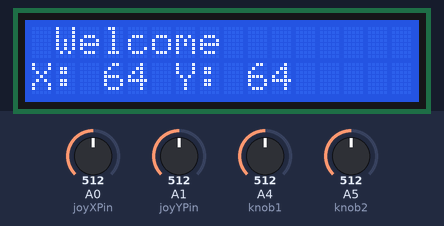
A sketch run on a simulated Arduino Uno, built with avr-gcc and run on an emulated ATmega328P. Shown: 16×2 character LCD. The test bench sets the inputs (shaded band); at power-on: A0 (joyXPin) = 512, A1 (joyYPin) = 512, A4 (knob1) = 512, A5 (knob2) = 512. MIDI output is not drawn; what the sketch prints to the serial monitor is not drawn.

Above: at 1.2 s.
1.3 s: A0 (joyXPin) set to 716
At 2.4 s:
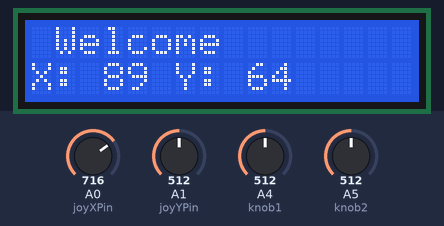
3.5 s: A1 (joyYPin) set to 716
At 5.2 s:
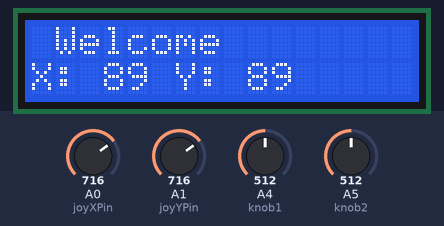
5.5 s: A0 (joyXPin) set to 992
At 7.2 s:
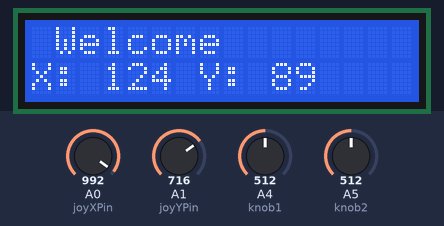
7.5 s: A1 (joyYPin) set to 992
At 9.0 s:
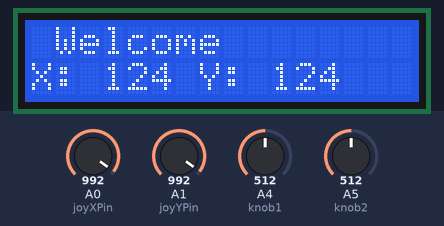
Timing chart, 0 to 10.5 s (numbered marks = the images above; inputs shaded):
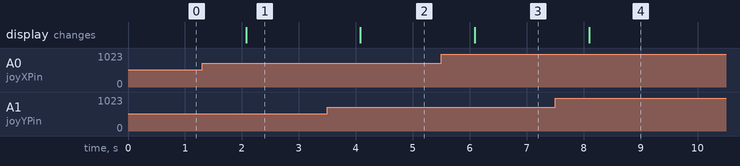

The sketch:

sketch.ino
```cpp
#include <MIDI.h>
#include <Keypad.h>
#include <LiquidCrystal.h>

MIDI_CREATE_DEFAULT_INSTANCE();

// Define pins and vars
// Joystick
const int joyXPin = A0;
const int joyYPin = A1;
const int joyButtonPin = 0;
int lastXValue = 0;
int lastYValue = 0;

// Knobs
const int knob1 = A4;
int knob1Value = 0;
int lastKnob1Value = 0;
const int knob2 = A5;
int knob2Value = 0;
int lastKnob2Value = 0;

// Keypad
const byte ROWS = 4;
const byte COLS = 4;
char keys[ROWS][COLS] = {
  {'1','2','3','A'},
  {'4','5','6','B'},
  {'7','8','9','C'},
  {'*','0','#','D'}
};
byte rowPins[ROWS] = {13, 12, 11, 10}; // Connect to the row pinouts of the keypad
byte colPins[COLS] = {9, 8, 7, 6}; // Connect to the column pinouts of the keypad
Keypad keypad = Keypad(makeKeymap(keys), rowPins, colPins, ROWS, COLS);

// Define MIDI CC mapping
const int midiChannel = 1;
const int ccNumberX = 1; // Control Change number for X axis of joystick
const int ccNumberY = 74; // Control Change number for Y axis of joystick
const int ccKnob1 = 73; // Control Change for knob 1
const int ccKnob2 = 9; // Control Change for knob 2

// Display
LiquidCrystal lcd(1, 6, 5, 4, 3, 2);

// Main program
void setup() {
  MIDI.begin(MIDI_CHANNEL_OMNI);
  Serial.begin(9600);
  pinMode(joyButtonPin, INPUT_PULLUP);
  keypad.setDebounceTime(5);

  // set up the LCD's number of columns and rows:
  lcd.begin(16, 2);
  // Print a message to the LCD.
  lcd.print(" Welcome");
}

void loop() {
  // Joystick
  int xValue = analogRead(joyXPin) >> 3; // Scale 0-1023 to 0-127 using bit shift
  int yValue = analogRead(joyYPin) >> 3; // Scale 0-1023 to 0-127 using bit shift

  if (xValue != lastXValue) {
    MIDI.sendControlChange(ccNumberX, xValue, midiChannel);
    lastXValue = xValue;
  }

  if (yValue != lastYValue) {
    MIDI.sendControlChange(ccNumberY, yValue, midiChannel);
    lastYValue = yValue;
  }

  // Keypad handling
  char key = keypad.getKey();
  if (key) {
    int note = -1;
    switch (key) {
      case '1': note = 36; break; // C1
      case '2': note = 38; break; // D1
      case '3': note = 40; break; // E1
      case 'A': note = 41; break; // F1
      case '4': note = 43; break; // G1
      case '5': note = 45; break; // A1
      case '6': note = 47; break; // B1
      case 'B': note = 48; break; // C2
      case '7': note = 50; break; // D2
      case '8': note = 52; break; // E2
      case '9': note = 53; break; // F2
      case 'C': note = 55; break; // G2
      case '*': note = 57; break; // A2
      case '0': note = 59; break; // B2
      case '#': note = 60; break; // C3
      case 'D': note = 62; break; // D3
    }
    if (note != -1) {
      MIDI.sendNoteOn(note, 127, midiChannel);
      MIDI.sendNoteOff(note, 0, midiChannel);
    }
  }

  // Joystick button handling
  if (digitalRead(joyButtonPin) == LOW) {
    // Add code here if you want to handle the joystick button press
  }

  // Knob 1 handling
  knob1Value = analogRead(knob1);
  int knob1ValueMap = map(knob1Value, 0, 1023, 1, 127);
  if (knob1ValueMap != lastKnob1Value) {
    MIDI.sendControlChange(ccKnob1, knob1ValueMap, midiChannel);
    lastKnob1Value = knob1ValueMap;
  }

  // Knob 2 handling
  knob2Value = analogRead(knob2);
  int knob2ValueMap = map(knob2Value, 0, 1023, 1, 127);
  if (knob2ValueMap != lastKnob2Value) {
    MIDI.sendControlChange(ccKnob2, knob2ValueMap, midiChannel);
    lastKnob2Value = knob2ValueMap;
  }

  // Serial monitor output
  Serial.print("X: "); Serial.print(xValue); Serial.print(" Y: "); Serial.print(yValue); Serial.print(" Key: "); Serial.print(key); Serial.print(" Knob 1: "); Serial.print(knob1ValueMap); Serial.print(" Knob 2: "); Serial.println(knob2ValueMap);

  // Update the LCD:
  lcd.setCursor(0, 1);
  lcd.print("X: "); lcd.print(xValue);
  lcd.print(" Y: "); lcd.print(yValue);

  delay(1000);
}
```

Measured:
- after the input at 1.3 s, the display: changes after 0.77 s (image 1)
- after the input at 3.5 s, the display: changes after 0.58 s (image 2)
- after the input at 5.5 s, the display: changes after 0.59 s (image 3)
- after the input at 7.5 s, the display: changes after 0.60 s (image 4)
